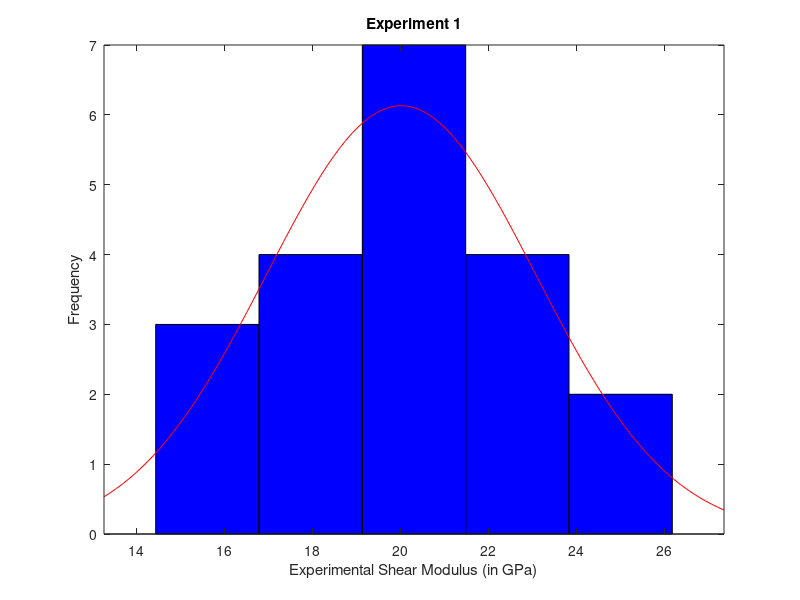
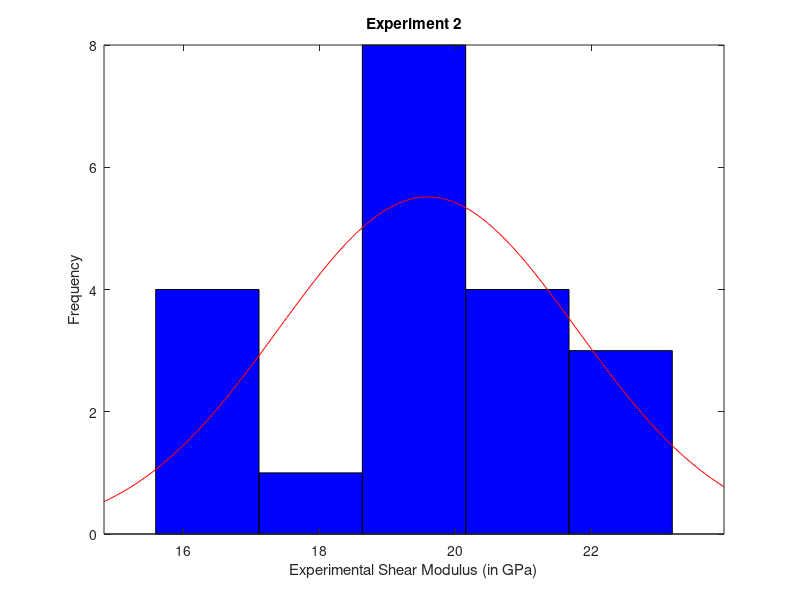
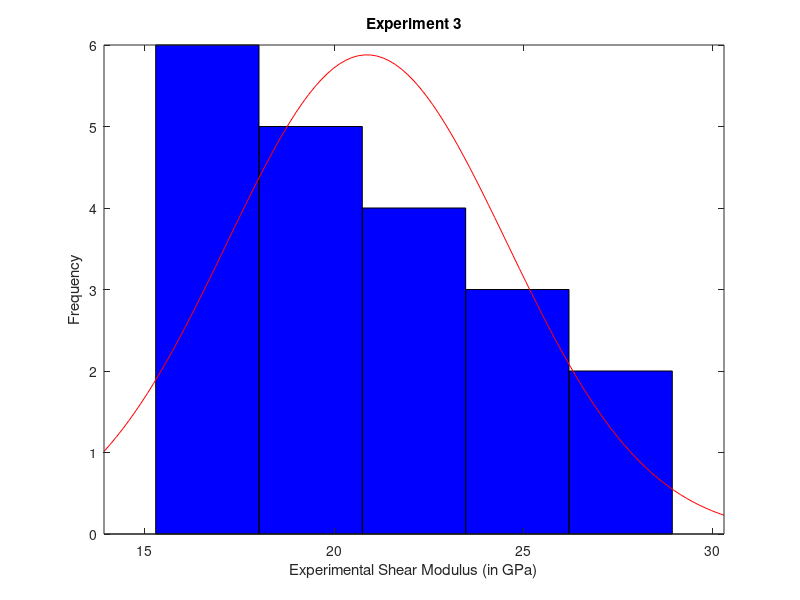
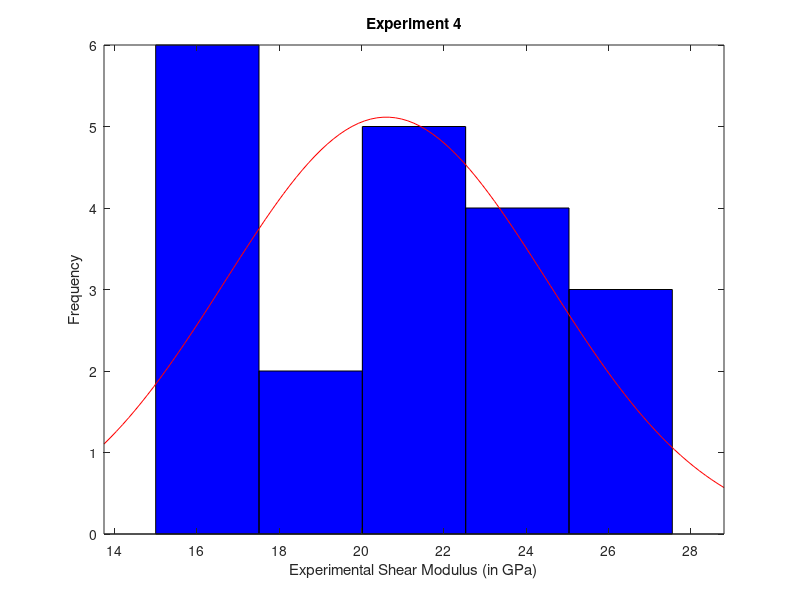

The MATLAB script that drew these images, in order:
load('Exp_G_Results.mat');

histfit(Exp1);
xlabel('Experimental Shear Modulus (in GPa)')
ylabel('Frequency')
title('Experiment 1')
pd1 = fitdist(Exp1','Normal');    %Extracts the values of mean,standard deviation of the normal % Take __' bcz we need column vector
standard_deviation(1) = std(pd1) %Extracted Standard Deviation stored in standard_deviation
mean_value(1) = mean(pd1)   %Extracted mean stored in mean_value
variance(1) = var(pd1)  %Extracted variance stores in variance
figure; %To plot other graph in new window BUT NOT AFTER LAST PLOT




histfit(Exp2);
xlabel('Experimental Shear Modulus (in GPa)')
ylabel('Frequency')
title('Experiment 2')
pd2 = fitdist(Exp2','Normal');    %Extracts the values of mean,standard deviation of the normal % Take __' bcz we need column vector
standard_deviation(2) = std(pd2) %Extracted Standard Deviation stored in standard_deviation
mean_value(2) = mean(pd2)   %Extracted mean stored in mean_value
variance(2) = var(pd2)  %Extracted variance stores in variance
figure; %To plot other graph in new window BUT NOT AFTER LAST PLOT


histfit(Exp3);
xlabel('Experimental Shear Modulus (in GPa)')
ylabel('Frequency')
title('Experiment 3')
pd3 = fitdist(Exp3','Normal');    %Extracts the values of mean,standard deviation of the normal % Take __' bcz we need column vector
standard_deviation(3) = std(pd3) %Extracted Standard Deviation stored in standard_deviation
mean_value(3) = mean(pd3)   %Extracted mean stored in mean_value
variance(3) = var(pd3)  %Extracted variance stores in variance
figure; %To plot other graph in new window BUT NOT AFTER LAST PLOT

histfit(Exp4);
xlabel('Experimental Shear Modulus (in GPa)')
ylabel('Frequency')
title('Experiment 4')
pd4 = fitdist(Exp4','Normal');    %Extracts the values of mean,standard deviation of the normal % Take __' bcz we need column vector
standard_deviation(4) = std(pd4) %Extracted Standard Deviation stored in standard_deviation
mean_value(4) = mean(pd4)   %Extracted mean stored in mean_value
variance(4) = var(pd4)  %Extracted variance stores in variance
figure; %To plot other graph in new window BUT NOT AFTER LAST PLOT


histfit(Exp5);
xlabel('Experimental Shear Modulus (in GPa)')
ylabel('Frequency')
title('Experiment 5')
pd5 = fitdist(Exp5','Normal');    %Extracts the values of mean,standard deviation of the normal % Take __' bcz we need column vector
standard_deviation(5) = std(pd5) %Extracted Standard Deviation stored in standard_deviation
mean_value(5) = mean(pd5)   %Extracted mean stored in mean_value
variance(5) = var(pd5)  %Extracted variance stores in variance
figure; %To plot other graph in new window BUT NOT AFTER LAST PLOT


